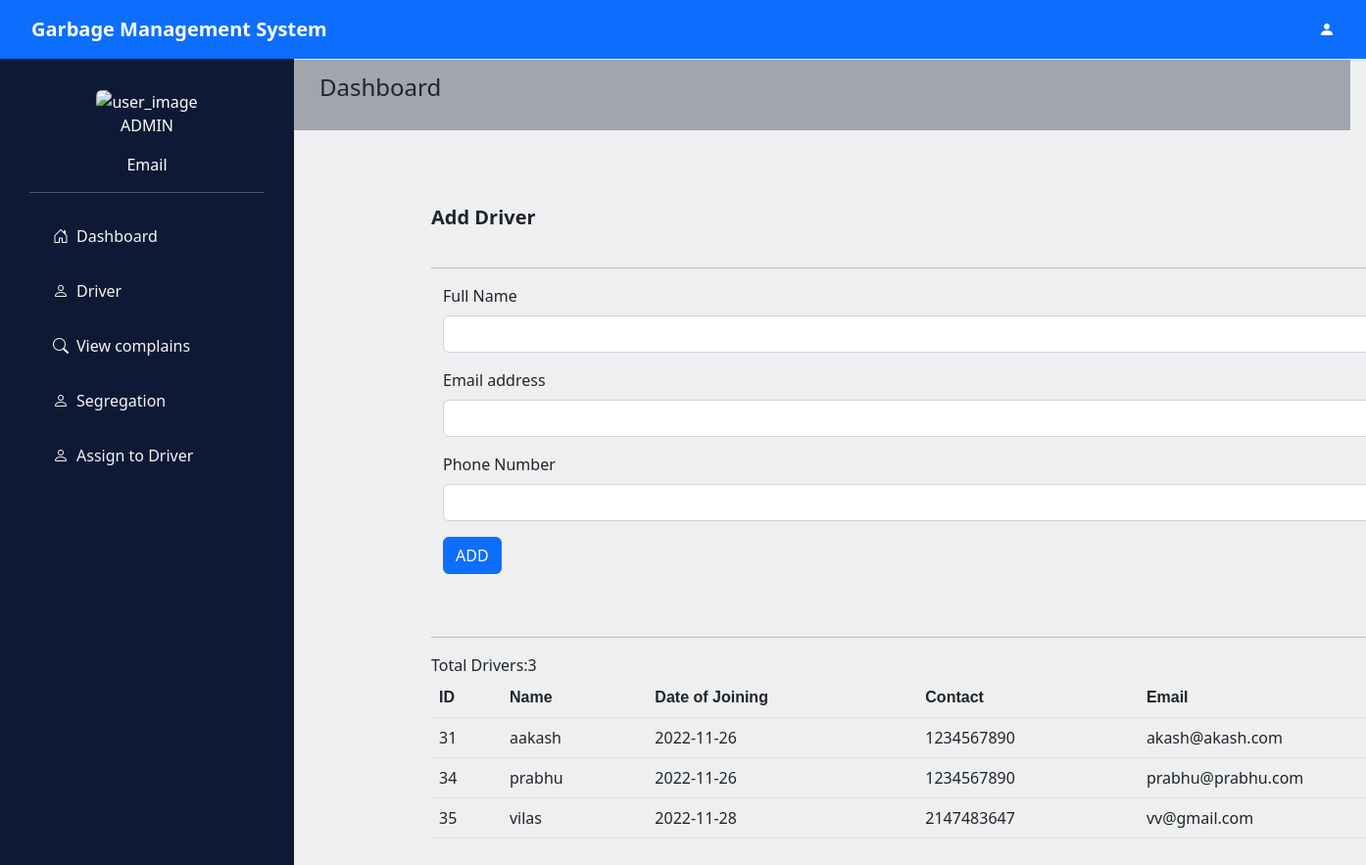
Page /driver.php on the committed database.
### tables this page shows
CREATE TABLE `driver` (
  `DriverID` int(11) NOT NULL,
  `DriverName` varchar(45) DEFAULT NULL,
  `DateOfJoining` date DEFAULT current_timestamp(),
  `Contact` int(11) DEFAULT NULL,
  `email` varchar(30) DEFAULT NULL,
  `password` varchar(30) NOT NULL DEFAULT 'password'
);

### driver.php (the view, shortened to what this page needs)
<!DOCTYPE html>
<html lang="en">
<head>
    <link href="https://cdn.jsdelivr.net/npm/bootstrap@5.2.2/dist/css/bootstrap.min.css" rel="stylesheet">
    <link rel="stylesheet" href="https://cdn.jsdelivr.net/npm/bootstrap-icons@1.9.1/font/bootstrap-icons.css">
  </head>
  <body>
    <nav class="navbar navbar-expand-lg bg-primary">
      <div class="container-fluid">
        <a class="navbar-brand fw-bold" style="color: white; padding-left: 20px;" href="#">Garbage Management System</a>
        <div class="collapse navbar-collapse" id="navbarSupportedContent">
          <a class="nav-link d-flex" style="color: white; padding-right: 20px;"><i class="bi bi-person-fill"></i></a>
        </div>
      </div>
    </nav>
    <div class="sidebar" style="background-color: #0e1a35; color: white;">
      <div style="text-align:center;">
        <img src="assests/download-removebg-preview.png" class="rounded" alt="user_image">
        <p class="text-uppercase">Admin</p>
        <p>Email</p>
      </div>
      <hr>
      <a href="index.php"><i class="bi bi-house-door mx-2"></i>Dashboard</a>
      <a href="driver.php"><i class="bi bi-person mx-2"></i>Driver</a>
      <a href="viewcomplains.php"><i class="bi bi-search mx-2"></i>View complains</a>
      <a href="segregation.php"><i class="bi bi-person mx-2"></i>Segregation</a>
      <a href="assign.php"><i class="bi bi-person mx-2"></i>Assign to Driver</a>
    </div>
    <div class="content" style="background-color: #edeff0;">
      <span class="d-block" style="background-color: #a1a5ad;margin-left: 80px; padding: 10px; padding-left: 30px;"><p class="fs-4">Dashboard</p></span>
      <div class="container p-4" style="margin-left: 200px; margin-top: 50px;">
        <p class="fs-5" style="padding-bottom: 20px;"><b>Add Driver</b></p>
      <hr>
        <div class="container">
          <form method="POST">
            <div class="mb-3">
              <label for="exampleInputName" class="form-label">Full Name</label>
              <input type="text" class="form-control" id="exampleInputName" name="name" required>
            </div>
            <div class="mb-3">
              <label for="exampleInputEmail1" class="form-label">Email address</label>
              <input type="email" class="form-control" id="exampleInputEmail1" aria-describedby="emailHelp" name="email" required>
            </div>
            <div class="mb-3">
              <label for="exampleInputNumber" class="form-label">Phone Number</label>
              <input type="number" class="form-control" id="exampleInputNumber"name="phone_no"  required>
            </div>
            <button type="submit" class="btn btn-primary" name="submit">ADD</button>
          </form>
        </div>
        <br>
        <br>
        <hr>
<?php
         require_once "database.php";
        $query = "SELECT * FROM driver";
echo '<table class="table">
      <thead class="thead-light">
      <tr>
          <th scope "col"> <font face="Arial">ID</font> </th>
          <th scope "col"> <font face="Arial">Name</font> </th>
          <th scope "col"> <font face="Arial">Date of Joining</font> </th>
          <th scope "col"> <font face="Arial">Contact</font> </th>
          <th scope "col"> <font face="Arial">Email</font> </th>
      </tr>
      </thead>
      ';
if ($result = mysqli_query($conn,$query)) {
  $rowCount=mysqli_num_rows($result);
    while ($row = $result->fetch_assoc() AND  $rowCount > 0) {
        $field1name = $row["DriverID"];
        $field2name = $row["DriverName"];
        $field3name = $row["DateOfJoining"];
        $field4name = $row["Contact"];
        $field5name = $row["email"];
        echo '<tr>
                  <td>'.$field1name.'</td>
                  <td>'.$field2name.'</td>
                  <td>'.$field3name.'</td>
                  <td>'.$field4name.'</td>
                  <td>'.$field5name.'</td>
              </tr>
              ';
              $rowCount--;
    }
}
 ?>
      </div>
    </div>
  </body>
</html>

### driver.php (style rules this page uses)
.sidebar { margin: 0; padding: 30px; width: 300px; background-color: #f1f1f1; position: fixed; height: 100%; overflow: auto; }
.sidebar a { display: block; color: whitesmoke; padding: 16px; text-decoration: none; }
div.content { margin-top: 60px; margin-left: 200px; padding: 1px 16px; height: 1000px; }
.navbar { overflow: hidden; position: fixed; top: 0; width: 100%; height: 60px; }

### rows in the picture
driver: DriverID "31", DriverName "aakash", DateOfJoining "2022-11-26", Contact "1234567890", email "akash@akash.com"
driver: DriverID "34", DriverName "prabhu", DateOfJoining "2022-11-26", Contact "1234567890", email "prabhu@prabhu.com"
driver: DriverID "35", DriverName "vilas", DateOfJoining "2022-11-28", Contact "2147483647", email "vv@gmail.com"
